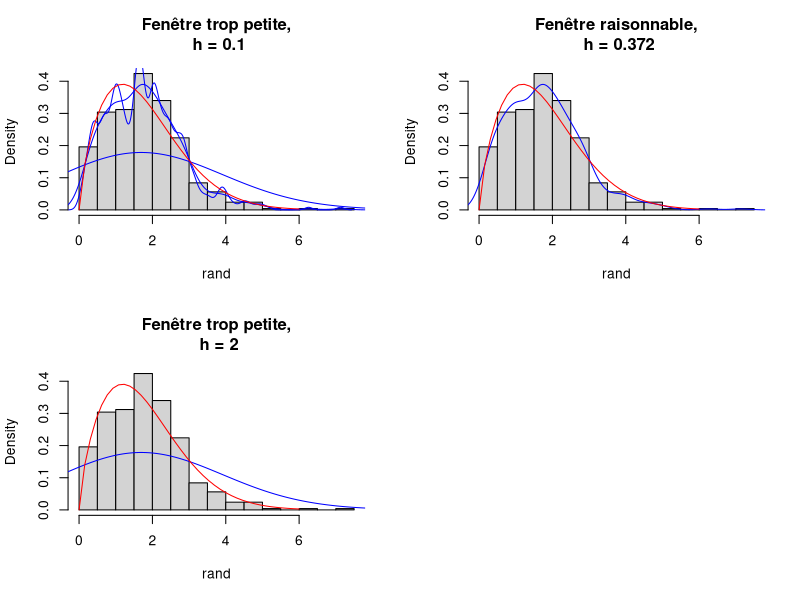

Reproduce this figure in R.
## ---- chunk 1
dt <- data.frame(Noyau = c("Epanechnikov", "Bigweight", "Triangular",
"Gaussien", "Rectangulaire"), Efficacité = c(1.000, 0.994, 0.986, 0.951, 0.930))
knitr::kable(dt, caption = "Efficacité des noyaux continus symétriques")
## ---- chunk 2
# Fonction calculant le risque quadratique (MSE)
Risk<- function(sample, bandwith, kernel){
  
  X  <- sample
  n <- length(X)
  x <- seq.int(min(X), max(X), length.out = n)
  if (missing(kernel)) {kernel = "gaussian"}
  kern <- switch(kernel,
                 gaussian = function(u){return(dnorm(u))},
                 rectangular = function(u){
                   ifelse(abs(u) < 1, .5, 0) },
                 triangular = function(u) {
                   return(ifelse(abs(u) < 1, (1 - abs(u)), 0)) },
                 epanechnikov = function(u){
                   return(ifelse(abs(u) < 1, 3/4*(1 - u^2), 0)) },
                 biweight = function(u){ 
                   return(ifelse(abs(u) < 1, 15/16*(1 - u^2)^2, 0)) }) # noyau caractère en fonction
  
  hatf <- function(x, sample, h, kernel){
    n <- length(sample)
    som <- 0
    for (i in 1:n){
     som <- som + kern((sample[i]-x)/h) 
    }
    return(som/(n*h))
  } 
   
  s <- 0
  for (i in 1:n){ 
    s <- s + sum(kern( (X[i]-X[-i])/bandwith)) 
  }
  

  n2hat_f <- integrate(function(x) hatf(x, sample = X, h = bandwith, kernel = kern), min(X)-50, max(X)+50)$value ^2

  R <- n2hat_f - 2/(n*(n-1))* s /bandwith

  return(R)
}

## ---- chunk 3
par(mfrow=c(2,2))

seq <- seq(0,6, length.out = 40)
yweib <- dweibull(seq,1.7,2)
rand <-rweibull(500,1.7,2)

hist(rand, breaks = 12, freq = F, main = "")
lines(density(rand, bw = 0.1), col ="blue")
lines(density(rand), col ="blue")
lines(density(rand, bw = 2), col ="blue")
lines(seq, yweib, col="red")
title("Fenêtre trop petite,\n h = 0.1")

hist(rand, breaks = 12, freq = F, main = "")
lines(density(rand), col ="blue")
lines(seq, yweib, col="red")
title("Fenêtre raisonnable,\n h = 0.372")

hist(rand, breaks = 12, freq = F, main = "")
lines(density(rand, bw = 2), col ="blue")
lines(seq, yweib, col="red")
title("Fenêtre trop petite,\n h = 2")
